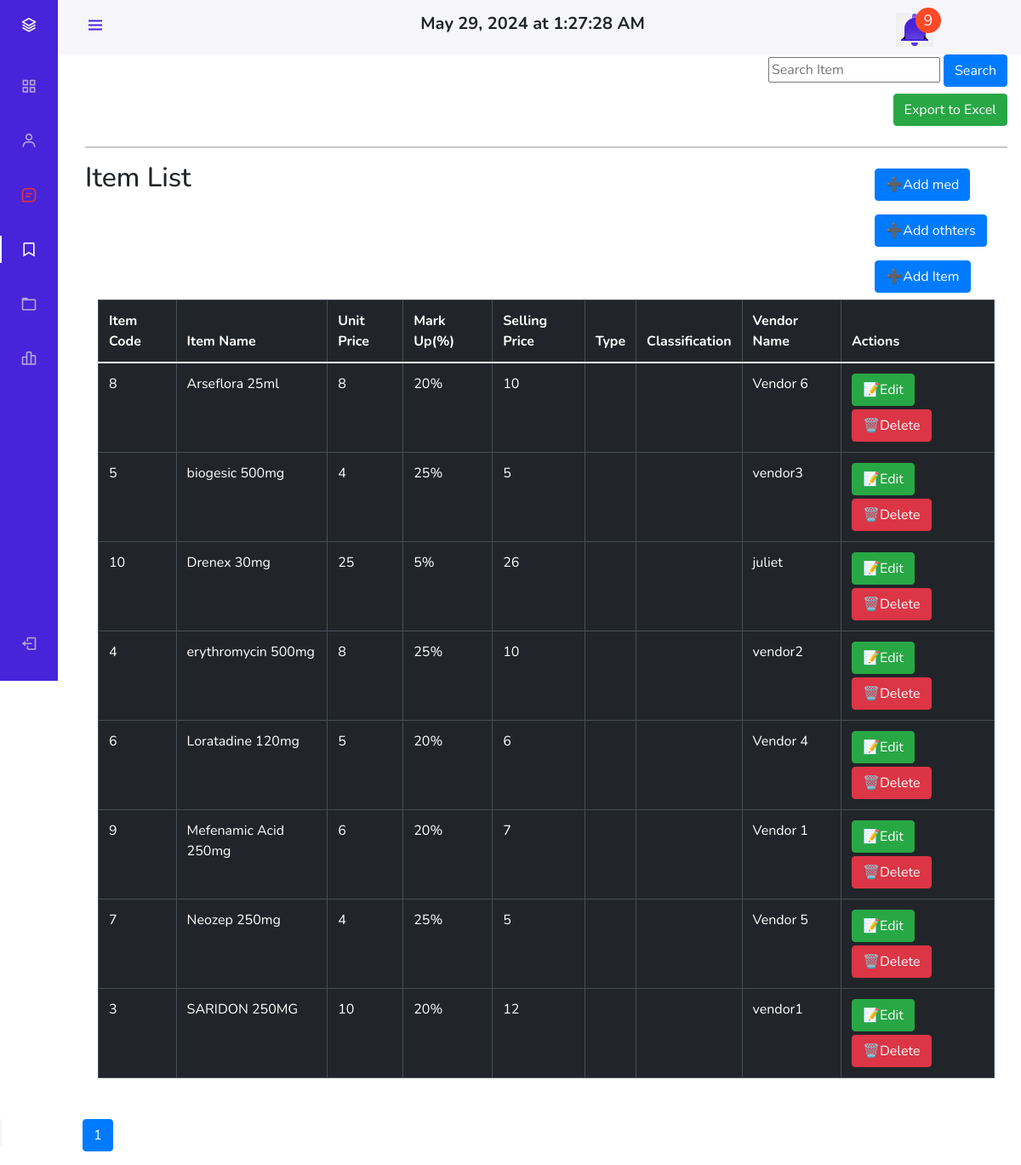
The app's page /pages/admin/admin_view_items.php, older data.
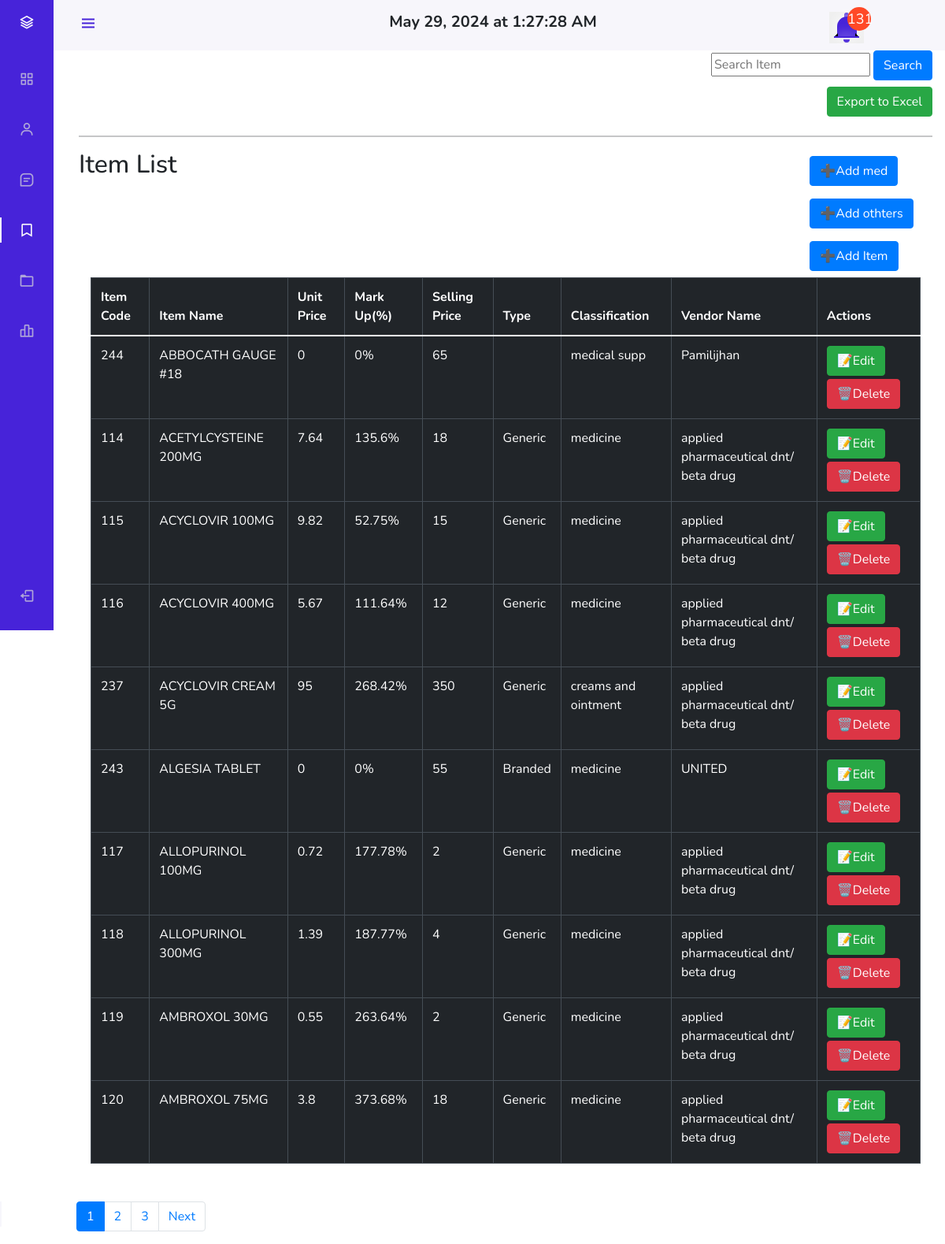
The same page, newer data.
### tables this page shows
CREATE TABLE `items` (
  `code` int(11) NOT NULL,
  `item_name` varchar(50) NOT NULL,
  `what_for` varchar(256) NOT NULL,
  `unit_price` double NOT NULL,
  `mark_up` double NOT NULL,
  `price` double NOT NULL,
  `type` varchar(256) NOT NULL,
  `classification` varchar(256) NOT NULL,
  `vendor_name` varchar(250) NOT NULL
);

### pages/admin/admin_view_items.php (the view, shortened to what the changed rows need)
<!DOCTYPE html>
<html lang="en">
<head>
    <?php include "ham.php"; ?>
    <?php
    include '../../database/config.php';
    $limit = 10;
    $page = isset($_GET['page']) ? $_GET['page'] : 1;
    $offset = ($page - 1) * $limit;
    $total_items = mysqli_num_rows(mysqli_query($conn, "SELECT * FROM items"));
    $total_pages = ceil($total_items / $limit);
    $data = "SELECT * FROM items ORDER BY item_name ASC LIMIT $offset, $limit";
    $result = mysqli_query($conn, $data);
    echo "<div class='row justify-content-between'>
        <div class='col-2'> <h2>Item List</h2></div>
        <div class='col-2'>
        <a href='add_medicine2.php' class='btn btn-primary my-2'>➕Add med</a>
        <a href='add_others.php' class='btn btn-primary my-2'>➕Add othters</a>
        <a href='admin_add_item.php' class='btn btn-primary my-2'>➕Add Item</a>
        </div>
    </div>
    <section class='intro'>
        <div class='gradient-custom-2 h-100'>
            <div class='mask d-flex align-items-center h-100'>
                <div class='container'>
                    <div class='row justify-content-center'>
                        <div class='col-12'>
                            <div class='table-responsive'>
                                <table class='table table-dark table-bordered mb-0'>
                                    <thead>
                                        <tr>
                                            <th scope='col'>Item Code</th>
                                            <th scope='col'>Item Name</th>
                                            <th scope='col'>Unit Price</th>
                                            <th scope='col'>Mark Up(%)</th>
                                            <th scope='col'>Selling Price</th>
                                            <th scope='col'>Type</th>
                                            <th scope ='col'>Classification</th>
                                            <th scope='col'>Vendor Name</th>
                                            <th scope='col'>Actions</th>
                                        </tr>
                                    </thead>
                                    <tbody>";
    if (mysqli_num_rows($result) > 0) {
        while ($row = mysqli_fetch_assoc($result)) {
            $code = $row['code'];
            $item_name = $row['item_name'];
            $unit_price = $row['unit_price'];
            $mark_up = $row['mark_up'];
            $price = $row['price'];
            $type = $row['type'];
            $classification = $row['classification'];
            $vendor_name = $row['vendor_name'];
            echo "<tr>";
            echo "<td class='code'>" . $code . "</td>";
            echo "<td>" . $item_name . "</td>";
            echo "<td>" . $unit_price . "</td>";
            echo "<td>" . $mark_up . "%" . "</td>";
            echo "<td>" . $price . "</td>";
            echo "<td>" . $type . "</td>";
            echo "<td>" . $classification . "</td>";
            echo "<td>" . $vendor_name . "</td>";
            echo "<td>" . "<a href='#' class='btn btn-success edit_item mb-1'>📝Edit</a> &nbsp
            <a href='#' class='btn btn-danger delete_item'>🗑️Delete</a>" . "</td>";
            echo "</tr>";
        }
        echo "</tbody>
                                </table>
                            </div>
                        </div>
                    </div>
                </div>
            </div>
        </div>
    </section>
    <br/>
        ";
    } else {
        echo "Database is Empty";
    }
    echo "<div class='row justify-content-center mt-4'>";
    echo "<nav aria-label='Page navigation example'>";
    echo "<ul class='pagination'>";
    $startPage = max(1, $page - 1);
    $endPage = min($startPage + 2, $total_pages);
    for ($i = $startPage; $i <= $endPage; $i++) {
        echo "<li class='page-item " . ($page == $i ? 'active' : '') . "'><a class='page-link' href='?page=$i'>$i</a></li>";
    }
    if ($page < $total_pages) {
        echo "<li class='page-item'><a class='page-link' href='?page=" . ($page + 1) . "'>Next</a></li>";
    }
    echo "</ul>";
    echo "</nav>";
    echo "</div>";
    ?>
    </body>
</html>

### pages/admin/ham.php (shortened to what the changed rows need)
<?php
$host = "localhost";
$user = "root";
$pass = "";
$dbname = "capstone";
$conn = new mysqli($host, $user, $pass, $dbname);
$unreadQuery = "SELECT COUNT(*) AS unread_count FROM (
    SELECT status FROM push_orders WHERE status = 'unread'
    UNION ALL
    SELECT status FROM reports WHERE status = 'unread'
) AS combined";
$result = $conn->query($unreadQuery);
$row = $result->fetch_assoc();
$hasUnread = $row['unread_count'] > 0;
$notifCount = 0;
?>
<link rel="stylesheet" href="https://cdn.jsdelivr.net/npm/bootstrap@5.0.0-beta1/dist/css/bootstrap.min.css">
<link rel="stylesheet" href="https://cdn.jsdelivr.net/npm/bootstrap@5.0.0-beta1/dist/js/bootstrap.bundle.min.js">
<link rel="stylesheet" href="https://cdnjs.cloudflare.com/ajax/libs/jquery/3.2.1/jquery.min.js">
<link rel="stylesheet" href="https://cdn.jsdelivr.net/npm/boxicons@latest/css/boxicons.min.css">
<link href="https://cdn.jsdelivr.net/npm/select2@4.1.0-rc.0/dist/css/select2.min.css" rel="stylesheet" />
<link rel="stylesheet" href="https://stackpath.bootstrapcdn.com/bootstrap/4.5.2/css/bootstrap.min.css">
<link rel="stylesheet" href="https://cdn.jsdelivr.net/npm/sweetalert2@10">
<link rel="stylesheet" href="../../css/admin_ham.css">
</head>
<body>
    <body id="body-pd">
        <header class="header" id="header">
                        <?php
                        $expiry_query = "SELECT * FROM warehouse";
                        $result = $conn->query($expiry_query);
                        while ($row = $result->fetch_assoc()) {
                            $expiry_date = $row["expiry_date"];
                            $today =  date("Y-m-d");
                            $diff = strtotime($expiry_date) - strtotime($today);
                            $diffInMonths = floor($diff / (30 * 24 * 60 * 60));
                            if ($diffInMonths <= 3) {
                                $notifCount++;
                            }
                        }
                        $low_stock_query = "SELECT item_name FROM items";
                        $item_results = $conn->query($low_stock_query);
                        while ($row = $item_results->fetch_assoc()) {
                            $item_name = $row['item_name'];
                            $data = "SELECT SUM(item_qty) AS total_qty, vendor_name FROM warehouse WHERE item_name = '$item_name' GROUP BY item_name;";
                            $warehouse_result = mysqli_query($conn, $data);
                            $warehouse_row = mysqli_fetch_assoc($warehouse_result);
                            if ($warehouse_row) {
                                $item_qty = $warehouse_row['total_qty'];
                                if ($item_qty <= 20) {
                                    $notifCount++;
                                }
                            } else {
                                $notifCount++;
                            }
                        }
                        ?>
            <div class="notification-box">
                <span class="notification-count"><?php echo $notifCount; ?></span>
                <button onclick="showAlert()" style="border:none; outline:none">
                    <div class="notification-bell">
                </button>
            </div>
        </header>
        <div class="l-navbar" id="nav-bar">
            <nav class="nav">
                <div class="nav2">
                    <div class="nav_list">
                        <a href="admin_view_messages.php" class="nav_link" title="Messages">
                            <i class='bx bx-message-square-detail nav_icon <?php if ($hasUnread) echo "text-danger"; ?>'></i>
                        </a>
                    </div>
                </div>
            </nav>
        </div>

Row changes from the older to the newer data that the page shows:
removed items: code "8", item_name "Arseflora 25ml", unit_price "8", mark_up "20", price "10", vendor_name "Vendor 6"
removed items: code "5", item_name "biogesic 500mg", unit_price "4", mark_up "25", price "5", vendor_name "vendor3"
removed items: code "10", item_name "Drenex 30mg", unit_price "25", mark_up "5", price "26", vendor_name "juliet"
removed items: code "4", item_name "erythromycin 500mg", unit_price "8", mark_up "25", price "10", vendor_name "vendor2"
removed items: code "6", item_name "Loratadine 120mg", unit_price "5", mark_up "20", price "6", vendor_name "Vendor 4"
removed items: code "9", item_name "Mefenamic Acid 250mg", unit_price "6", mark_up "20", price "7", vendor_name "Vendor 1"
removed items: code "7", item_name "Neozep 250mg", unit_price "4", mark_up "25", price "5", vendor_name "Vendor 5"
removed items: code "3", item_name "SARIDON 250MG", unit_price "10", mark_up "20", price "12", vendor_name "vendor1"
added items: code "244", item_name "ABBOCATH GAUGE #18", unit_price "0", mark_up "0", price "65", classification "medical supp", vendor_name "Pamilijhan"
added items: code "114", item_name "ACETYLCYSTEINE 200MG", unit_price "7.64", mark_up "135.6", price "18", type "Generic", classification "medicine", vendor_name "applied pharmaceutical dnt/ beta drug"
added items: code "115", item_name "ACYCLOVIR 100MG", unit_price "9.82", mark_up "52.75", price "15", type "Generic", classification "medicine", vendor_name "applied pharmaceutical dnt/ beta drug"
added items: code "116", item_name "ACYCLOVIR 400MG", unit_price "5.67", mark_up "111.64", price "12", type "Generic", classification "medicine", vendor_name "applied pharmaceutical dnt/ beta drug"
added items: code "237", item_name "ACYCLOVIR CREAM 5G", unit_price "95", mark_up "268.42", price "350", type "Generic", classification "creams and ointment", vendor_name "applied pharmaceutical dnt/ beta drug"
added items: code "243", item_name "ALGESIA TABLET", unit_price "0", mark_up "0", price "55", type "Branded", classification "medicine", vendor_name "UNITED"
added items: code "117", item_name "ALLOPURINOL 100MG", unit_price "0.72", mark_up "177.78", price "2", type "Generic", classification "medicine", vendor_name "applied pharmaceutical dnt/ beta drug"
added items: code "118", item_name "ALLOPURINOL 300MG", unit_price "1.39", mark_up "187.77", price "4", type "Generic", classification "medicine", vendor_name "applied pharmaceutical dnt/ beta drug"
added items: code "119", item_name "AMBROXOL 30MG", unit_price "0.55", mark_up "263.64", price "2", type "Generic", classification "medicine", vendor_name "applied pharmaceutical dnt/ beta drug"
added items: code "120", item_name "AMBROXOL 75MG", unit_price "3.8", mark_up "373.68", price "18", type "Generic", classification "medicine", vendor_name "applied pharmaceutical dnt/ beta drug"
Text that changed along with them:
$notifCount: "9" → "131"
new list line: "2"
new list line: "3"
text now shown: "Next"
